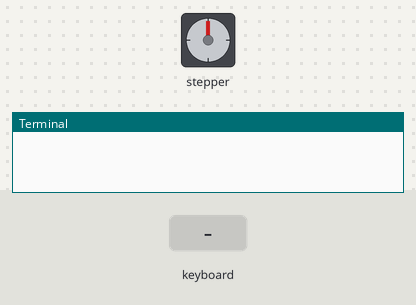
The program below on a simulated Raspberry Pi (BCM pin numbers). Parts: stepper motor, the last lines printed to the terminal. The inputs (shaded band) are chosen by the test bench. The stepper is drawn at 200 steps a turn.

Above: at 1.2 s.
1.3 s: key left typed on the keyboard
At 2.4 s:
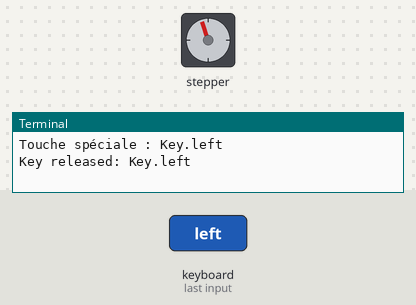
2.8 s: key right typed on the keyboard
At 3.6 s:
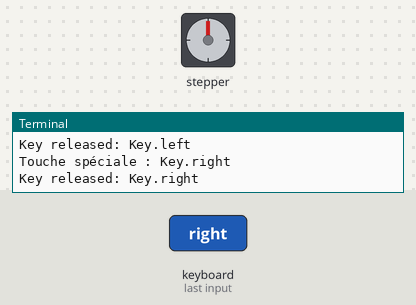
4.3 s: key up typed on the keyboard
At 5.6 s:
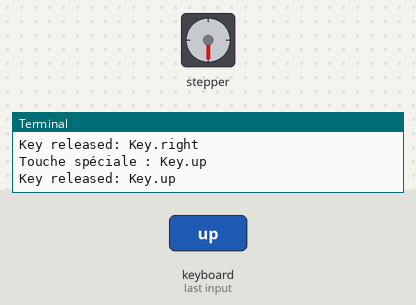
5.9 s: key down typed on the keyboard
At 6.9 s:
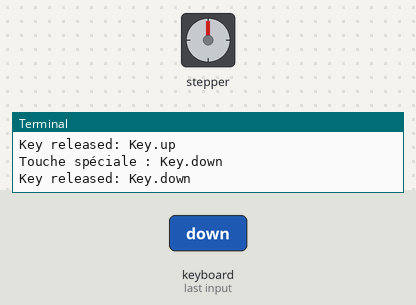
Timing chart, 0 to 8.9 s (numbered marks = the images above; inputs shaded):
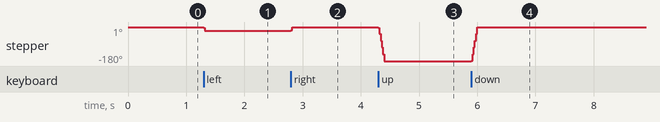

Measured:
- after the input at 1.3 s, stepper: goes -2° 0.02 s, then -18°, starting at once
- after the input at 2.8 s, stepper: goes -16° 0.02 s, then 0°, starting at once
- after the input at 4.3 s, stepper: turns 180° counter-clockwise in 0.10 s, starting at once
- after the input at 5.9 s, stepper: turns 180° clockwise in 0.10 s, starting at once

The program:

cde_kbd.py
```python
#!/usr/bin/python3
# Pour exécuter le prog. en ligne de commande
from pynput import keyboard    # Bibliothèque de gestion clavier
from time import sleep         # Bibliothèque de gestion du temps
import RPi.GPIO as GPIO        # Bibliothèque de gestion des GPIO

STEP = 14                      # La commande d'avance d'un pas est connectée à GPIO14
DIR = 15                       # La commande du sens de rotation est connectée à GPIO15
vitesse = 0.0005               # Temps d'attente entre les pas : règle la vitesse

GPIO.setmode(GPIO.BCM)         # Utiliser la numérotation BCM pour les GPIO
GPIO.setwarnings(False)        # Ne pas afficher les alertes
GPIO.setup(STEP, GPIO.OUT)     # Paramétrer GPIO14 en sortie
GPIO.setup(DIR, GPIO.OUT)      # Paramétrer GPIO15 en sortie

# Tourner d'un nombre de pas en CW ou CCW à une vitesse donnée
def tourne(pas, sens, vitesse):
    # Sens de rotation
    if (sens == "CW"):
        GPIO.output(DIR, GPIO.HIGH)
    else:
        GPIO.output(DIR, GPIO.LOW)
    # Avancer du nombre de pas
    for x in range(pas):
        GPIO.output(14, GPIO.HIGH)
        sleep(vitesse)
        GPIO.output(14, GPIO.LOW)
        sleep(vitesse)

# Fonction appelée quand une touche est appuyée
def appui(key):
    try:
        print('Touche alphanumérique : {0} '.format(
            key.char))
    except AttributeError:
        print('Touche spéciale : {0}'.format(
            key))
        # Touche flèche gauche - Sens inverse des aiguilles d'une montre - 10 pas
        if (key == keyboard.Key.left):
            sens = "CCW"
            tourne(10,sens,vitesse)
        # Touche flèche droite - Sens des aiguilles d'une montre - 10 pas
        elif (key == keyboard.Key.right):
            sens = "CW"
            tourne(10,sens,vitesse)
        # Touche flèche haute - Sens inverse des aiguilles d'une montre - 100 pas
        elif (key == keyboard.Key.up):
            sens = "CCW"
            tourne(100,sens,vitesse)
        # Touche flèche basse - Sens des aiguilles d'une montre - 100 pas
        elif (key == keyboard.Key.down):
            sens = "CW"
            tourne(100,sens,vitesse)
        # Touche page haute - Sens inverse des aiguilles d'une montre - 800 pas = 1/4 de tour
        elif (key == keyboard.Key.page_up):
            sens = "CCW"
            tourne(800,sens,vitesse/10)
        # Touche page basse - Sens des aiguilles d'une montre - 800 pas = 1/4 de tour
        elif (key == keyboard.Key.page_down):
            sens = "CW"
            tourne(800,sens,vitesse/10)

# Fonction exécutée quand une touche est relachée
def relache(key):
    print('Key released: {0}'.format(
        key))
    # Si c'est la touche ESC on sort du programme
    if key == keyboard.Key.esc:
        # Stop listener
        print("Sortie du programme")
        GPIO.cleanup()
        return False

# Le listener collecte les événements et appelle les fonctions en callback
with keyboard.Listener(
        on_press = appui,
        on_release = relache) as listener:
    listener.join()
```
